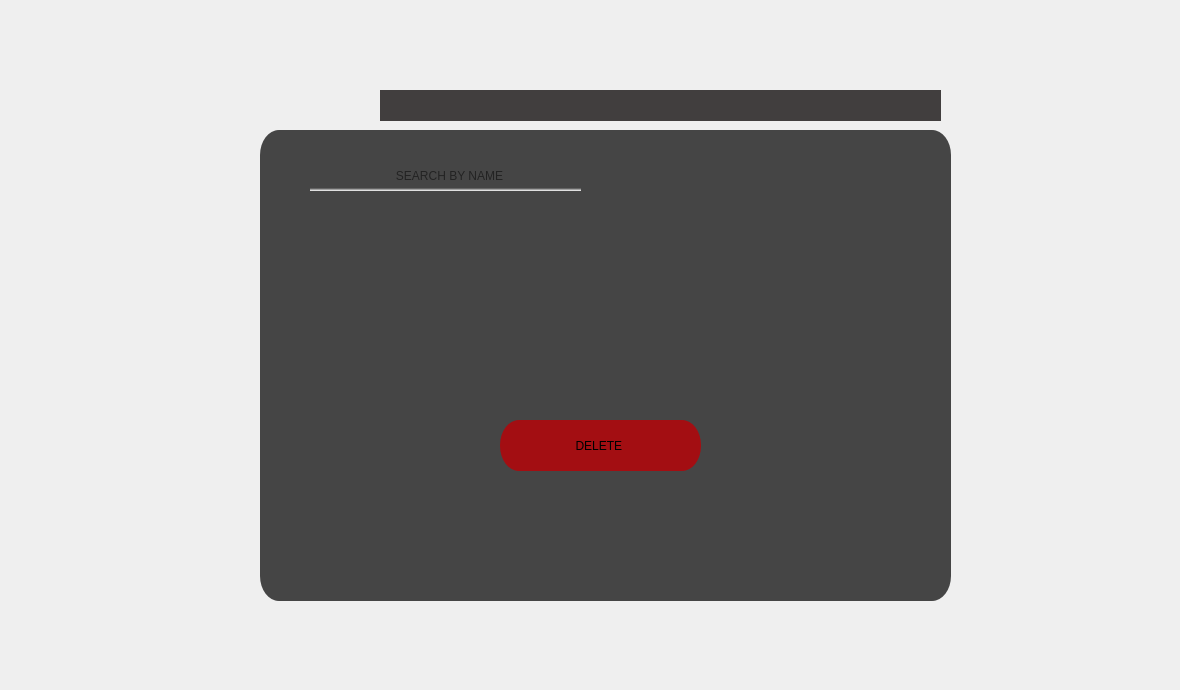
      <widget class="QWidget" name="tab_11">
       <attribute name="title">
        <string>Tab 2</string>
       </attribute>
       <widget class="QLabel" name="label_29">
        <property name="geometry">
         <rect>
          <x>0</x>
          <y>0</y>
          <width>1171</width>
          <height>681</height>
         </rect>
        </property>
        <property name="text">
         <string/>
        </property>
        <property name="pixmap">
         <pixmap resource="pt.qrc">:/pt/bg2.jpg</pixmap>
        </property>
        <property name="scaledContents">
         <bool>true</bool>
        </property>
       </widget>
       <widget class="QLabel" name="label_37">
        <property name="geometry">
         <rect>
          <x>280</x>
          <y>40</y>
          <width>111</width>
          <height>121</height>
         </rect>
        </property>
        <property name="text">
         <string/>
        </property>
        <property name="pixmap">
         <pixmap resource="pt.qrc">:/pt/db.png</pixmap>
        </property>
        <property name="scaledContents">
         <bool>true</bool>
        </property>
       </widget>
       <widget class="QPushButton" name="btn_login_9">
        <property name="geometry">
         <rect>
          <x>500</x>
          <y>420</y>
          <width>201</width>
          <height>51</height>
         </rect>
        </property>
        <property name="styleSheet">
         <string notr="true">QPushButton{
	border-radius: 19px solid;
	border-bottom:0px solid rgb(171, 16, 20);
    border-top:0px solid rgb(171, 16, 20);
	
	background-color: rgb(163, 14, 18);


  

}

QPushButton:hover{
	border: 7px solid qlineargradient(spread:pad, x1:1, y1:1, x2:1, y2:1, stop:1 rgba(0, 0, 0, 0));
	border-radius: 19px solid;
	border-bottom:0px solid rgb(171, 16, 20);
    border-top:0px solid rgb(171, 16, 20);
	



   background-color:rgb(237, 28, 47);

	


}
QPushButton:pressed{
	color:rgb(255, 205, 0);

   background-color:rgb(189, 22, 37);
}</string>
        </property>
        <property name="text">
         <string>DELETE </string>
        </property>
        <property name="icon">
         <iconset resource="pt.qrc">
          <normaloff>:/pt/delete.png</normaloff>:/pt/delete.png</iconset>
        </property>
        <property name="iconSize">
         <size>
          <width>33</width>
          <height>33</height>
         </size>
        </property>
       </widget>
       <widget class="QFrame" name="frame_menu_14">
        <property name="enabled">
         <bool>true</bool>
        </property>
        <property name="geometry">
         <rect>
          <x>260</x>
          <y>130</y>
          <width>691</width>
          <height>471</height>
         </rect>
        </property>
        <property name="whatsThis">
         <string>&lt;html&gt;&lt;head/&gt;&lt;body&gt;&lt;p&gt;&lt;img src=&quot;:/pt/pos.png&quot;/&gt;&lt;/p&gt;&lt;/body&gt;&lt;/html&gt;</string>
        </property>
        <property name="styleSheet">
         <string notr="true">
QFrame{
	border-radius: 19px solid;
	background-color: qlineargradient(spread:pad, x1:1, y1:1, x2:1, y2:1, stop:1 rgba(0, 0, 0, 181));
}
QFrame:hover{
	border-left:3px solid rgb(255, 242, 0);
	border-bottom:3px solid rgb(255, 242, 0);
    border-top:3px solid rgb(255, 190, 0);
	border-right:3px solid rgb(255, 190, 0);
	

}</string>
        </property>
        <property name="frameShape">
         <enum>QFrame::StyledPanel</enum>
        </property>
        <property name="frameShadow">
         <enum>QFrame::Raised</enum>
        </property>
       </widget>
       <widget class="QFrame" name="frame_16">
        <property name="geometry">
         <rect>
          <x>380</x>
          <y>90</y>
          <width>561</width>
          <height>31</height>
         </rect>
        </property>
        <property name="styleSheet">
         <string notr="true">
QFrame{
	border-radius: 19px solid;
	
	background-color: qlineargradient(spread:pad, x1:1, y1:1, x2:1, y2:1, stop:1 rgba(35, 31, 32, 218));
}
QFrame:hover{
	
	border:3px solid rgb(255, 165, 0);
	
	

}</string>
        </property>
        <property name="frameShape">
         <enum>QFrame::StyledPanel</enum>
        </property>
        <property name="frameShadow">
         <enum>QFrame::Raised</enum>
        </property>
       </widget>
       <widget class="QLabel" name="label_38">
        <property name="geometry">
         <rect>
          <x>890</x>
          <y>30</y>
          <width>61</width>
          <height>61</height>
         </rect>
        </property>
        <property name="text">
         <string/>
        </property>
        <property name="pixmap">
         <pixmap resource="pt.qrc">:/pt/delete.png</pixmap>
        </property>
        <property name="scaledContents">
         <bool>true</bool>
        </property>
       </widget>
       <widget class="QToolButton" name="toolButton_18">
        <property name="geometry">
         <rect>
          <x>380</x>
          <y>20</y>
          <width>201</width>
          <height>121</height>
         </rect>
        </property>
        <property name="styleSheet">
         <string notr="true">image: url(:/pt/mac.png);
border-radius: 19px solid;
</string>
        </property>
        <property name="text">
         <string/>
        </property>
       </widget>
       <widget class="QLineEdit" name="lineEdit_username_9">
        <property name="geometry">
         <rect>
          <x>310</x>
          <y>160</y>
          <width>271</width>
          <height>31</height>
         </rect>
        </property>
        <property name="styleSheet">
         <string notr="true">QLineEdit{
	border-radius: 19px solid;
	border-left:8px solid;
	
	

	border-color: qlineargradient(spread:pad, x1:1, y1:1, x2:1, y2:1, stop:1 rgba(0, 0, 0, 0));

	background-color: qlineargradient(spread:pad, x1:0.720379, y1:0.903409, x2:0.720379, y2:1, stop:0 rgba(0, 0, 0, 0), stop:1 rgba(255, 255, 255, 255));
}

QLineEdit:hover{
	border-bottom:3px solid rgb(255, 165, 0);
	color:rgb(255, 165, 0);

	

}
</string>
        </property>
        <property name="alignment">
         <set>Qt::AlignCenter</set>
        </property>
        <property name="placeholderText">
         <string>SEARCH BY NAME</string>
        </property>
       </widget>
       <widget class="QLabel" name="label_26">
        <property name="geometry">
         <rect>
          <x>280</x>
          <y>160</y>
          <width>31</width>
          <height>31</height>
         </rect>
        </property>
        <property name="text">
         <string/>
        </property>
        <property name="pixmap">
         <pixmap resource="pt.qrc">:/pt/search.png</pixmap>
        </property>
        <property name="scaledContents">
         <bool>true</bool>
        </property>
       </widget>
       <zorder>label_29</zorder>
       <zorder>frame_16</zorder>
       <zorder>frame_menu_14</zorder>
       <zorder>label_37</zorder>
       <zorder>btn_login_9</zorder>
       <zorder>label_38</zorder>
       <zorder>toolButton_18</zorder>
       <zorder>lineEdit_username_9</zorder>
       <zorder>label_26</zorder>
      </widget>
